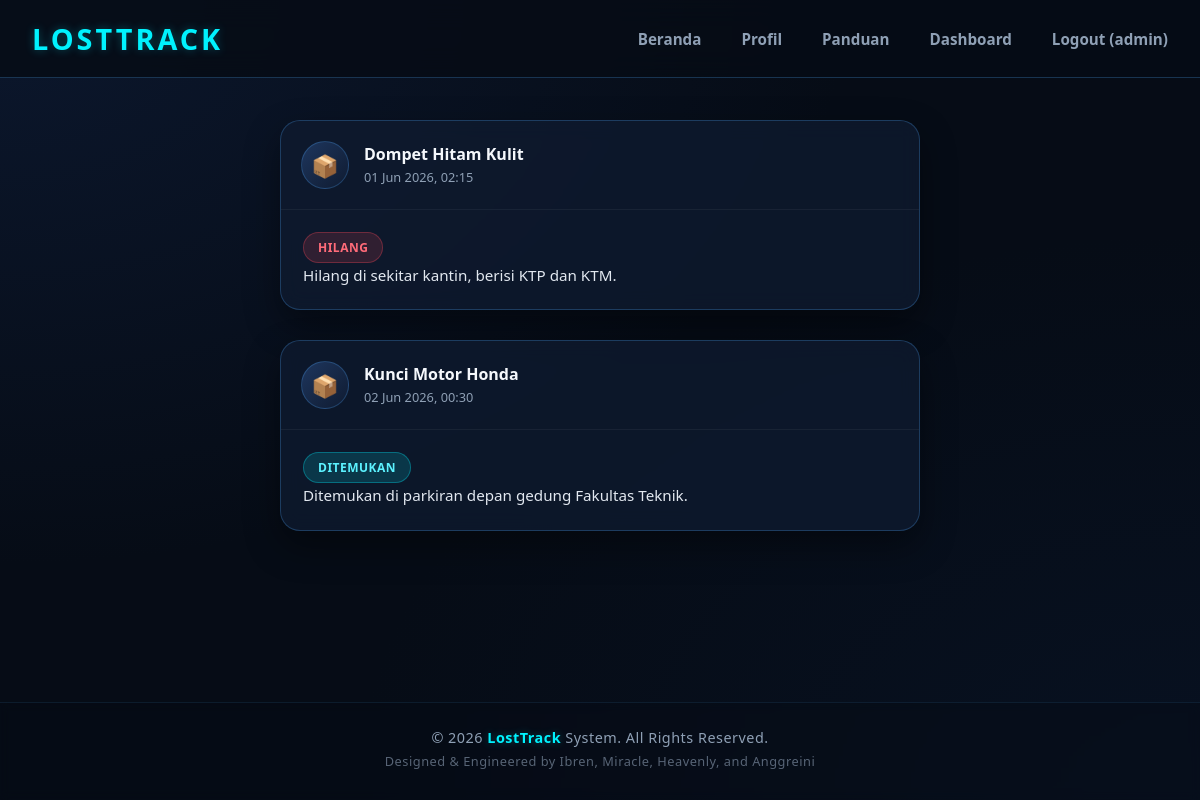
The page / (signed in) on the database its author committed.
### tables this page shows
CREATE TABLE `items` (
  `id`           int(11)      NOT NULL AUTO_INCREMENT,
  `user_id`      int(11)      NOT NULL,
  `nama_barang`  varchar(150) NOT NULL,
  `kategori`     enum('Hilang','Ditemukan') NOT NULL,
  `deskripsi`    text         NOT NULL,
  `gambar`       varchar(255) DEFAULT NULL,
  `tanggal_lapor` timestamp   NOT NULL DEFAULT current_timestamp(),
  PRIMARY KEY (`id`),
  FOREIGN KEY (`user_id`) REFERENCES `users`(`id`) ON DELETE CASCADE
);

### koneksi.php (called while the page is built, shortened)
<?php
function sudahLogin(): bool {
    return isset($_SESSION['login']) && $_SESSION['login'] === true;
}
function isAdmin(): bool {
    return sudahLogin() && isset($_SESSION['role']) && $_SESSION['role'] === 'admin';
}

### index.php (the view, shortened to what this page needs)
<?php require 'koneksi.php'; ?>
<!DOCTYPE html>
<html lang="id">
<head>
    <link rel="stylesheet" href="assets/css/style.css">
</head>
<body>
    <header class="header">
        <nav class="navbar">
            <div class="logo">LOSTTRACK</div>
            <div class="nav-menu">
                <a class="nav_btn" href="/">Beranda</a>
                <a class="nav_btn" href="profil">Profil</a>
                <a class="nav_btn" href="panduan">Panduan</a>
                <?php if (isAdmin()): ?>
                    <a class="nav_btn" href="dashboard">Dashboard</a>
                <?php endif; ?>
                <?php if (sudahLogin()): ?>
                    <a class="nav_btn" href="logout">
                        Logout (<?= htmlspecialchars($_SESSION['username'], ENT_QUOTES, 'UTF-8') ?>)
                    </a>
                <?php else: ?>
                    <a class="nav_btn" href="login">Login</a>
                <?php endif; ?>
            </div>
        </nav>
    </header>
    <div class="main-wrapper">
        <div class="posts-container">
            <?php
            $query = mysqli_query($conn, "SELECT * FROM items ORDER BY id DESC");
            if (mysqli_num_rows($query) === 0): ?>
                <p style="text-align:center; color:#a0b2c6; margin-top:60px;">
                    Belum ada laporan. Cek kembali nanti.
                </p>
            <?php else:
                while ($row = mysqli_fetch_assoc($query)):
                    $badgeClass = ($row['kategori'] === 'Hilang') ? 'badge-hilang' : 'badge-temu';
                    $tanggal    = date('d M Y, H:i', strtotime($row['tanggal_lapor']));
            ?>
            <div class="post-card">
                <div class="post-header">
                    <div class="profile-pic">📦</div>
                    <div class="post-user">
                        <h4><?= htmlspecialchars($row['nama_barang'], ENT_QUOTES, 'UTF-8') ?></h4>
                        <span><?= $tanggal ?></span>
                    </div>
                </div>
                <div class="post-content">
                    <span class="badge <?= $badgeClass ?>">
                        <?= htmlspecialchars($row['kategori'], ENT_QUOTES, 'UTF-8') ?>
                    </span>
                    <p><?= nl2br(htmlspecialchars($row['deskripsi'], ENT_QUOTES, 'UTF-8')) ?></p>
                </div>
            </div>
            <?php   endwhile;
            endif; ?>
        </div>
        <footer class="footer-copyright">
            <p>&copy; 2026 <span class="brand-glow">LostTrack</span> System. All Rights Reserved.</p>
            <p class="footer-sub">Designed & Engineered by Ibren, Miracle, Heavenly, and Anggreini</p>
        </footer>
    </div>
</body>
</html>

### assets/css/style.css (style rules this page uses)
:root { --bg-main: #060c16; --bg-card: rgba(15, 27, 49, 0.75); --bg-input: #0a1424; --primary: #00f2fe; --primary-glow: rgba(0, 242, 254, 0.3); --secondary: #4facfe; --text-main: #f5f8fc; --text-muted: #8fa0b5; --border-color: rgba(79, 172, 254, 0.25); --danger: #ff4a5a; --danger-glow: rgba(255, 74, 90, 0.3); }
* { box-sizing: border-box; margin: 0; padding: 0; font-family: 'Segoe UI', Roboto, Helvetica, Arial, sans-serif; }
body { background-color: var(--bg-main); background-image: radial-gradient(at 0% 0%, rgba(20, 40, 80, 0.4) 0px, transparent 50%), radial-gradient(at 100% 100%, rgba(10, 25, 50, 0.4) 0px, transparent 50%); color: var(--text-main); min-height: 100vh; overflow-x: hidden; scroll-behavior: smooth; display: flex; flex-direction: column; }
.header { width: 100%; position: fixed; top: 0; left: 0; background: rgba(6, 12, 22, 0.85); backdrop-filter: blur(15px); -webkit-backdrop-filter: blur(15px); border-bottom: 1px solid var(--border-color); padding: 1.2rem 2rem; z-index: 1000; animation: fadeInDown 0.6s cubic-bezier(0.16, 1, 0.3, 1) both; }
.navbar { max-width: 1200px; margin: auto; display: flex; justify-content: space-between; align-items: center; }
.logo { font-size: 1.8rem; font-weight: 800; color: var(--primary); letter-spacing: 3px; text-shadow: 0 0 10px var(--primary-glow); cursor: default; }
.nav-menu { display: flex; align-items: center; list-style: none; gap: 2.5rem; }
.nav-menu a { text-decoration: none; color: var(--text-muted); font-weight: 600; font-size: 0.95rem; position: relative; padding: 5px 0; transition: color 0.3s ease; }
.nav-menu a::after { content: ''; position: absolute; left: 0; bottom: 0; width: 100%; height: 2px; background: linear-gradient(90deg, var(--primary), var(--secondary)); transform: scaleX(0); transform-origin: right; transition: transform 0.3s cubic-bezier(0.16, 1, 0.3, 1); }
.main-wrapper { flex: 1; display: flex; flex-direction: column; margin-top: 80px; }
.badge { padding: 6px 14px; border-radius: 50px; font-size: 0.75rem; font-weight: 700; text-transform: uppercase; letter-spacing: 0.5px; display: inline-block; }
.badge-hilang { background-color: rgba(255, 74, 90, 0.15); color: #ff6b79; border: 1px solid rgba(255, 74, 90, 0.3); }
.badge-temu { background-color: rgba(0, 242, 254, 0.15); color: #5cf2ff; border: 1px solid rgba(0, 242, 254, 0.3); }
.posts-container { max-width: 680px; width: 100%; margin: 40px auto; padding: 0 20px; animation: fadeInUp 0.8s ease-out; }
.post-card { background: var(--bg-card); border-radius: 20px; overflow: hidden; margin-bottom: 30px; border: 1px solid var(--border-color); box-shadow: 0 15px 35px rgba(0, 0, 0, 0.4); backdrop-filter: blur(10px); }
.post-header { display: flex; align-items: center; gap: 15px; padding: 20px; border-bottom: 1px solid rgba(255, 255, 255, 0.05); }
.profile-pic { width: 48px; height: 48px; display: flex; justify-content: center; align-items: center; border-radius: 50%; background: linear-gradient(135deg, #1e365d, #0f1b31); border: 1px solid var(--border-color); color: var(--primary); font-size: 22px; }
.post-user h4 { color: var(--text-main); font-size: 1rem; font-weight: 600; }
.post-user span { color: var(--text-muted); font-size: 0.8rem; }
.post-content { padding: 22px; }
.post-content p { color: #e2e8f0; line-height: 1.6; font-size: 0.95rem; }
.footer-copyright { margin-top: auto; padding: 25px 20px; text-align: center; background: rgba(6, 12, 22, 0.4); border-top: 1px solid rgba(79, 172, 254, 0.1); backdrop-filter: blur(5px); width: 100%; }
.footer-copyright p { color: var(--text-muted); font-size: 0.9rem; letter-spacing: 0.5px; margin-bottom: 5px; }
.footer-copyright .brand-glow { color: var(--primary); font-weight: 700; text-shadow: 0 0 8px var(--primary-glow); }
.footer-copyright .footer-sub { font-size: 0.8rem; color: rgba(143, 160, 181, 0.6); }

### rows shown on the page
items: nama_barang "Dompet Hitam Kulit", tanggal_lapor "01 Jun 2026, 02:15", kategori "HILANG", deskripsi "Hilang di sekitar kantin, berisi KTP dan KTM."
items: nama_barang "Kunci Motor Honda", tanggal_lapor "02 Jun 2026, 00:30", kategori "DITEMUKAN", deskripsi "Ditemukan di parkiran depan gedung Fakultas Teknik."

### other values the page prints
$_SESSION['username'] "admin"
